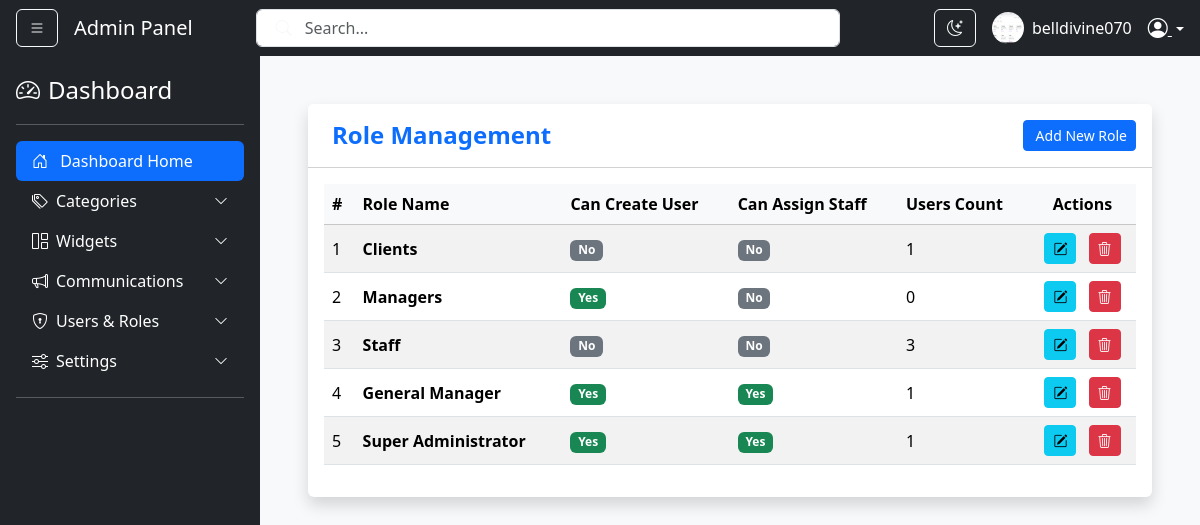
Screenshot of /bg-admin/roles/manage/ (signed in) with the database file from the repository.
### users/models.py (models this page shows, shortened)
class CustomUser(AbstractBaseUser, PermissionsMixin):
    id = models.UUIDField(primary_key=True, default=uuid.uuid4, editable=False)
    email = models.EmailField(unique=True)
    username = models.CharField(max_length=150, unique=True)
    first_name = models.CharField(max_length=30)
    last_name = models.CharField(max_length=30)
    full_name = models.CharField(max_length=60, blank=True, null=True, editable=False)
    is_subscribed = models.BooleanField(default=True, verbose_name="Wants Newsletters")
    is_active = models.BooleanField(default=True)
    is_staff = models.BooleanField(default=False)
    is_manager = models.BooleanField(default=False)
    is_online = models.BooleanField(default=False)
    department = models.ForeignKey(Department, on_delete=models.SET_NULL, null=True, blank=True)
    date_joined = models.DateTimeField(default=timezone.now)
    role = models.ForeignKey('users.Role', on_delete=models.SET_NULL, null=True, blank=True, related_name='users')
    assigned_to = models.ForeignKey('self', on_delete=models.SET_NULL, null=True, blank=True, related_name='subordinates')
    region = models.CharField(max_length=50, blank=True, null=True)
    religion = models.CharField(max_length=50, blank=True, null=True)
    tribe = models.CharField(max_length=50, blank=True, null=True)
    ip_address = models.GenericIPAddressField(blank=True, null=True)
    racial_info = models.CharField(max_length=20, choices=[('black', 'Black'), ('white', 'White'), ('other', 'Other')], blank=True, null=True)
    profile_image = models.ImageField(upload_to='profile_images/', null=True, blank=True)
    USERNAME_FIELD = 'email'
    REQUIRED_FIELDS = ['username', 'first_name', 'last_name']
    objects = CustomUserManager()
    class Meta:
        verbose_name = 'Custom User'
        verbose_name_plural = 'Custom Users'

class Role(models.Model):
    name = models.CharField(max_length=50, unique=True, verbose_name="Role Name")
    slug = models.SlugField(max_length=50, unique=True, editable=False)
    can_create_user = models.BooleanField(default=False, verbose_name="Can Create Users")
    can_assign_staff = models.BooleanField(default=False, verbose_name="Can Assign Staff (Manager)")
    class Meta:
        verbose_name = "User Role"
        verbose_name_plural = "User Roles"

### users/views.py (the view)
# urls.py: path('roles/manage/', views.ManageRolesView.as_view(), name='manage_roles'),
class ManageRolesView(UserPassesTestMixin, ListView):
    model = Role
    template_name = 'roles/manage_roles.html'
    context_object_name = 'roles'
    def test_func(self): return self.request.user.is_superuser
    def get_queryset(self): return Role.objects.annotate(user_count=Count('users'))

### users/context_processors.py (called while the page is built)
def app_settings_processor(request):
    settings_dict = {}
    try:
        variables = AppVariable.objects.all().values('var_name', 'var_value')
        for var in variables:
            settings_dict[var['var_name']] = var['var_value']
    except Exception as e:
        print(f"Error loading AppVariables: {e}")
        settings_dict = {}
    return settings_dict

### users/templates/roles/manage_roles.html (shortened to what this page needs)
{% extends "layout.html" %}
{% load static %}
{% block content %}
<div class="container-fluid pt-4">
    <div class="card shadow border-0">
        <div class="card-header bg-white py-3 d-flex justify-content-between align-items-center">
            <h4 class="m-0 text-primary fw-bold">
                 Role Management
            </h4>
            <button class="btn btn-primary btn-sm" data-bs-toggle="modal" data-bs-target="#addRoleModal">
                 Add New Role
            </button>
        </div>
        <div class="card-body">
            <div class="table-responsive">
                <table class="table table-striped table-hover align-middle">
                    <thead class="table-light">
                        <tr>
                            <th>#</th>
                            <th>Role Name</th>
                            <th>Can Create User</th>
                            <th>Can Assign Staff</th>
                            <th>Users Count</th>
                            <th class="text-center">Actions</th>
                        </tr>
                    </thead>
                    <tbody>
                        {% for role in roles %}
                        <tr>
                            <td>{{ forloop.counter }}</td>
                            <td class="fw-semibold">{{ role.name }}</td>
                            <td>
                                {% if role.can_create_user %}
                                <span class="badge bg-success">Yes</span>
                                {% else %}
                                <span class="badge bg-secondary">No</span>
                                {% endif %}
                            </td>
                            <td>
                                {% if role.can_assign_staff %}
                                <span class="badge bg-success">Yes</span>
                                {% else %}
                                <span class="badge bg-secondary">No</span>
                                {% endif %}
                            </td>
                            <td>{{ role.user_count }}</td>
                            <td class="text-center">
                                <a href="{% url 'edit_role' pk=role.pk %}" class="btn btn-info btn-sm me-2">
                                    <i class="bi bi-pencil-square"></i>
                                </a>
                                <button type="button"
                                        class="btn btn-danger btn-sm delete-btn"
                                        data-bs-toggle="modal"
                                        data-bs-target="#deleteRoleModal"
                                        data-role-id="{{ role.pk }}"
                                        data-role-name="{{ role.name }}">
                                    <i class="bi bi-trash3"></i>
                                </button>
                            </td>
                        </tr>
                        {% empty %}
                        <tr>
                            <td colspan="6" class="text-center text-muted py-4">
                                No roles have been defined yet.
                            </td>
                        </tr>
                        {% endfor %}
                    </tbody>
                </table>
            </div>
        </div>
    </div>
</div>
{% endblock content %}

### users/templates/layout.html (shortened to what this page needs)
{% load static %}
<!DOCTYPE html>
<html lang="en">
<head>
    <link rel="stylesheet" href="https://cdn.jsdelivr.net/npm/bootstrap-icons@1.13.1/font/bootstrap-icons.min.css">
    <link href="https://cdn.jsdelivr.net/npm/bootstrap@5.3.2/dist/css/bootstrap.min.css" rel="stylesheet">
    <link rel="stylesheet" href="{% static 'users/css/jquery.datetimepicker.min.css' %}">
    <link rel="stylesheet" href="{% static 'users/css/style.css' %}">
</head>
<body id="mainBody">
    <nav id="navbar" class="navbar navbar-expand-lg navbar-dark bg-dark sticky-top px-3">
        <button class="btn btn-outline-light me-3" id="sidebarToggle">
            <i class="bi bi-list"></i>
        </button>
        <a class="navbar-brand" href="#">Admin Panel</a>
        <form class="d-none d-md-flex mx-auto w-50 position-relative" role="search">
            <input class="form-control ps-5" type="search" placeholder="Search..." aria-label="Search">
            <button class="btn position-absolute top-50 start-0 translate-middle-y ms-2 border-0 bg-transparent" type="submit">
                <i class="bi bi-search text-light"></i>
            </button>
        </form>
        <div class="ms-auto d-flex align-items-center">
            <button class="btn btn-outline-light me-3 d-none d-sm-block" id="darkModeToggle" title="Toggle theme">
                <i class="bi bi-moon-stars" id="moonIcon"></i>
            </button>
            <img src="{% if user.profile_image %}{{ user.profile_image.url }}{% else %}{% static 'images/default_profile.png' %}{% endif %}" alt="Profile" class="rounded-circle me-2" width="32" height="32">
            <span class="text-white me-3 d-none d-lg-inline">{{ user.username|default:"Admin" }}</span>
            <div class="dropdown">
                <a class="text-white dropdown-toggle" data-bs-toggle="dropdown" style="cursor: pointer;">
                    <i class="bi bi-person-circle fs-5"></i>
                </a>
            </div>
        </div>
    </nav>
    <div class="d-flex">
        <div id="sidebar" class="bg-dark text-white p-3">
            <a href="/" class="d-flex align-items-center mb-3 text-white text-decoration-none">
                <i class="bi bi-speedometer2 fs-4 me-2"></i>
                <span class="fs-4">Dashboard</span>
            </a>
            <hr class="border-light">
            <ul class="nav nav-pills flex-column mb-auto">
                <li class="nav-item">
                    <a href="{% url 'index' %}" class="nav-link text-white active">
                        <i class="bi bi-house-door me-2"></i> Dashboard Home
                    </a>
                </li>
                <li>
                    <a data-bs-toggle="collapse" href="#CategoryMenu" class="nav-link text-white d-flex align-items-center">
                        <i class="bi bi-tags me-2"></i> Categories
                        <i class="bi bi-chevron-down ms-auto small"></i>
                    </a>
                </li>
                <li>
                    <a data-bs-toggle="collapse" href="#WidgetMenu" class="nav-link text-white d-flex align-items-center">
                        <i class="bi bi-grid-1x2 me-2"></i> Widgets
                        <i class="bi bi-chevron-down ms-auto small"></i>
                    </a>
                </li>
                <li>
                    <a data-bs-toggle="collapse" href="#commMenu" class="nav-link text-white d-flex align-items-center">
                        <i class="bi bi-megaphone me-2"></i> Communications
                        <i class="bi bi-chevron-down ms-auto small"></i>
                    </a>
                </li>
                <li>
                    <a data-bs-toggle="collapse" href="#usersMenu" class="nav-link text-white d-flex align-items-center">
                        <i class="bi bi-shield-lock me-2"></i> Users & Roles
                        <i class="bi bi-chevron-down ms-auto small"></i>
                    </a>
                </li>
                <li>
                    <a data-bs-toggle="collapse" href="#settingsMenu" class="nav-link text-white d-flex align-items-center">
                        <i class="bi bi-sliders me-2"></i> Settings
                        <i class="bi bi-chevron-down ms-auto small"></i>
                    </a>
                </li>
            </ul>
            <hr class="border-light">
        </div>
        <main id="content" class="flex-grow-1 content-wrapper p-3 p-md-4 bg-light">
            <div class="container-fluid">
                {% block content %}{% endblock content %}
            </div>
        </main>
    </div>
</body>
</html>

### users/static/users/css/style.css (style rules this page uses)
:root { --sidebar-width: 260px; }
body { overflow-x: hidden; background-color: #f8f9fa; transition: background 0.3s; }
#sidebar { min-width: var(--sidebar-width); max-width: var(--sidebar-width); background: #212529; transition: all 0.3s ease; min-height: 100vh; }
#sidebar { width: 260px; transition: all 0.3s ease; }

### users/templates/layout.html (style rules this page uses)
.content-wrapper { transition: all 0.3s; width: 100%; }

### rows the page displays
CustomUser: profile_image (picture), username "belldivine070"
Role: name "Clients", can_create_user "No", can_assign_staff "No", user_count "1"
Role: name "Managers", can_create_user "Yes", can_assign_staff "No", user_count "0"
Role: name "Staff", can_create_user "No", can_assign_staff "No", user_count "3"
Role: name "General Manager", can_create_user "Yes", can_assign_staff "Yes", user_count "1"
Role: name "Super Administrator", can_create_user "Yes", can_assign_staff "Yes", user_count "1"
